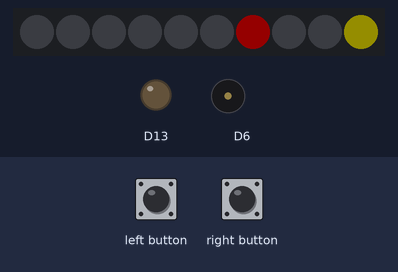
This sketch was run on a simulated Adafruit Circuit Playground Express. Parts: 10 RGB LEDs in strip order, left to right, output pins drawn as LEDs (lit = HIGH), buzzer (waves = sounding). The inputs (shaded band) are chosen by the test bench. Dim RGB values are drawn brighter than linear; what the sketch prints to the serial monitor is not drawn.

Above: at 0.5 s.
At 2.7 s:
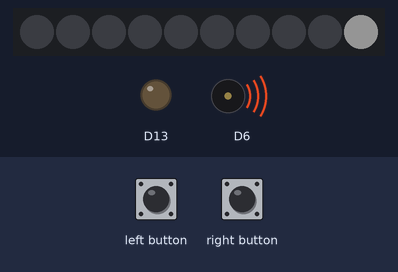
2.8 s: right button pressed for 3.2 s
At 3.53 s:
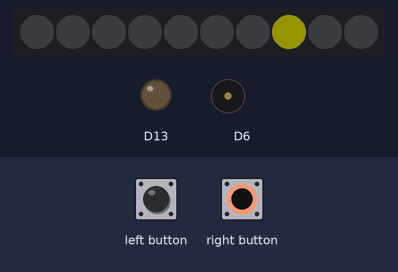
7.5 s: right button pressed for 0.6 s
At 8.01 s:
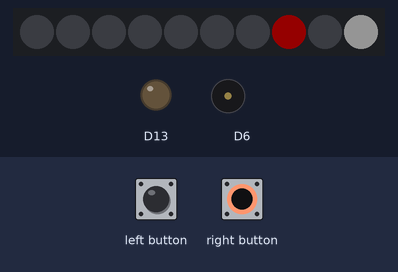
Timing chart, 0 to 15.6 s (numbered marks = the images above; inputs shaded):
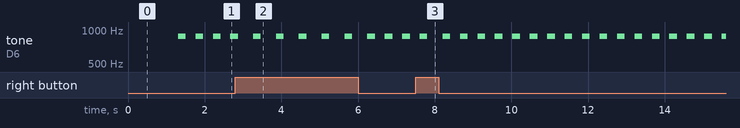

The sketch:

MICROWAVE.ino.ino
```cpp
#include <Adafruit_CircuitPlayground.h>
#include <Wire.h>
#include <SPI.h>

int check, check2;
int OVEN = 30;
int COUNTER,FAN;
char TEMP;
bool DOOR, TABLE;
bool LOCK = false;

void setup(void) {
  while (!Serial);
  Serial.begin(9600);
  Serial.println("MW OVEN");

  CircuitPlayground.begin();
}

void loop() {

 if (CircuitPlayground.rightButton() && LOCK == false){ //SETTING DIAL TO SELECT TEMPERATURE SETTING
      if (check > 3) {check = 1;}

  switch(check){
        case 1: TEMP = 'L';
                //CircuitPlayground.clearPixels();
                CircuitPlayground.setPixelColor(7,0xffff00);
                Serial.println("Temperature set to "); Serial.println(TEMP); Serial.println(" power");
                break;
        case 2: TEMP = 'M';
                //CircuitPlayground.clearPixels();
                CircuitPlayground.setPixelColor(7,0xffA500);
                Serial.println("Temperature set to "); Serial.println(TEMP); Serial.println(" power");
                break;
        case 3: TEMP = 'H';
                //CircuitPlayground.clearPixels();
                CircuitPlayground.setPixelColor(7,0xff0000);
                Serial.println("Temperature set to "); Serial.println(TEMP); Serial.println(" power");
                break;
        }
  check++;
  delay(140);
  }

if (CircuitPlayground.leftButton() && LOCK == false){ //SETTING DIAL TO SELECT TIMER FOR COOKING

    if (check2 > 61) {check2 = 10;}

 switch(check2){
        case 10: COUNTER = 10;
                //CircuitPlayground.clearPixels();
                CircuitPlayground.setPixelColor(2,0x0000ff);
                Serial.println("Timer set to "); Serial.println(COUNTER); Serial.println(" seconds");
                break;
        case 20: COUNTER = 20;
                //CircuitPlayground.clearPixels();
                CircuitPlayground.setPixelColor(2,0x73cdfb);
                Serial.println("Timer set to "); Serial.println(COUNTER); Serial.println(" seconds");
                break;
        case 30: COUNTER = 30;
                //CircuitPlayground.clearPixels();
                CircuitPlayground.setPixelColor(2,0x00ff00);
                Serial.println("Timer set to "); Serial.println(COUNTER); Serial.println(" seconds");
                break;
        case 40: COUNTER = 40;
                //CircuitPlayground.clearPixels();
                CircuitPlayground.setPixelColor(2,0xffffff);
                Serial.println("Timer set to "); Serial.println(COUNTER); Serial.println(" seconds");
                break;
        case 50: COUNTER = 50;
                //CircuitPlayground.clearPixels();
                CircuitPlayground.setPixelColor(2,0xfa8072);
                Serial.println("Timer set to "); Serial.println(COUNTER); Serial.println(" seconds");
                break;
        case 60: COUNTER = 60;
                Serial.println("AT 60");
                //CircuitPlayground.clearPixels();
                CircuitPlayground.setPixelColor(2,0xc21807);
                Serial.println("Timer set to "); Serial.println(COUNTER); Serial.println(" seconds");
                break;
        }
  check2++;
  delay(25);
  }

  if(CircuitPlayground.readCap(0) >= 100) // IF DOOR IS OPEN
  {  CircuitPlayground.setPixelColor(9,0xffffff);
      DOOR = true;
      LOCK = true;
      Serial.println("Door Open");
      delay(125);
  }
  if(CircuitPlayground.readCap(1) >= 100) // IF DOOR IS CLOSED
      {  CircuitPlayground.setPixelColor(9,0x000000);
          DOOR = false;
          LOCK = false;
          Serial.println("Door Closed");
          delay(125);}

if(CircuitPlayground.readCap(3) >= 100 && LOCK == false){ //ONCE MICROWAVE IS TURNED ON

  LOCK = true;
  FAN = 0;

  CircuitPlayground.clearPixels();
  CircuitPlayground.setPixelColor(9,0xfff000);
  Serial.println("MW ON - COOKING AT "); Serial.println( TEMP);
  Serial.println("TIME REMAINING...");
  while(COUNTER >= 0 && LOCK == true){ //WHILE THE TIMER IS COUNTING DOWN
    Serial.println( COUNTER );

    CircuitPlayground.setPixelColor(6,0xff0000); //MAGNATRON

    CircuitPlayground.setPixelColor(8,0x00ff00); //FAN
    delay(100);
    CircuitPlayground.setPixelColor(8,0x000000);

    CircuitPlayground.setPixelColor(7,0x0000FF); //TURNTABLE
    delay(50);
    CircuitPlayground.setPixelColor(7,0x000000);


    COUNTER--;

    if(DOOR == true){break;}

    //if(OVEN >= 100) {CircuitPlayground.setPixelColor(6,0x000000);}

    delay(850);

    CircuitPlayground.setPixelColor(7,0x0000FF);
    delay(50);
    CircuitPlayground.setPixelColor(7,0x000000);
  }

  Serial.println("DONE!"); //SETTING FOR TIMER DONE, NOW EMITS NOISE
  int countDown = 20;
  OVEN = 100;
  Serial.println("TIME REMAINING...");
  while(countDown >= 0) //WHILE MICROWAVE IS EMITTING NOISE AND COUNTING DOWN 20 SECS
  {
   CircuitPlayground.setPixelColor(6,0x000000);

   if(CircuitPlayground.readCap(0) >= 100){
     CircuitPlayground.setPixelColor(9,0xffffff);
     break;
    }
   delay(100);
   if(FAN < 10) {
    CircuitPlayground.setPixelColor(8,0x00ff00);
    delay(100);
    CircuitPlayground.setPixelColor(8,0x000000);
   }
   else {CircuitPlayground.setPixelColor(8,0x000000); delay(100);}


    CircuitPlayground.playTone(440,100);
    Serial.println( countDown );
    FAN++;
    countDown--;
    delay(800);

    }
    CircuitPlayground.playTone(880,200);
    Serial.println("MW OFF.");
    CircuitPlayground.clearPixels();
    LOCK = false;
}

}
```

Measured:
- after the input at 7.5 s, the LEDs: first differ from a run without the input after 0.31 s (image 3 shows a later state)
- what the display in image 0 shows lasts 0.9 s, from 0.4 s to 1.3 s
